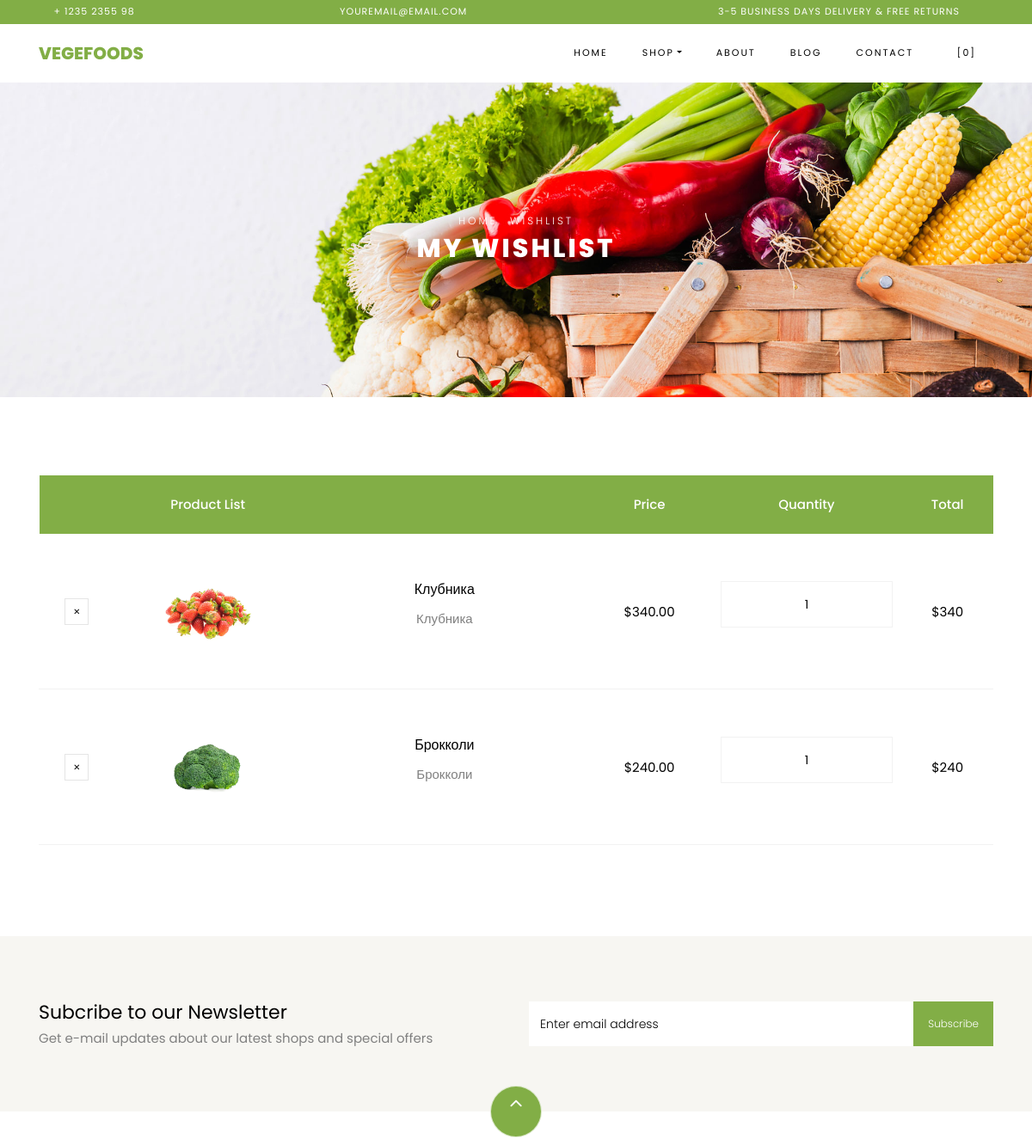
Before: /cart/wishlist/ (signed in, upper part) with the older database file.
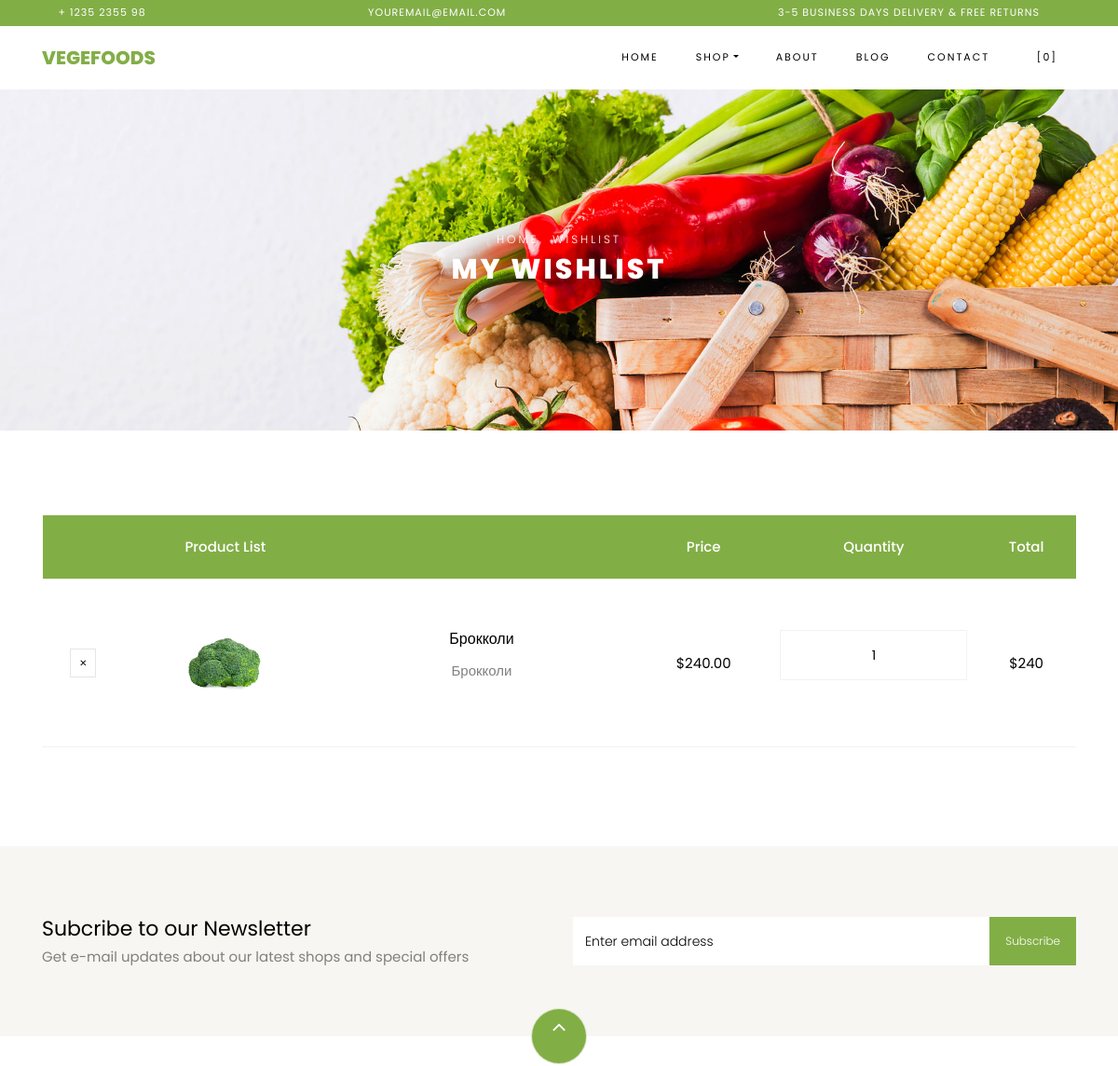
After: the same page with the newer database file.
### apps/cart_shop/models.py (models this page shows, shortened)
class WishlistItem(models.Model):
    wishlist = models.ForeignKey(Wishlist, on_delete=models.CASCADE)
    product = models.ForeignKey(Product, on_delete=models.CASCADE)
    quantity = models.IntegerField(default=1)
    created_at = models.DateTimeField(auto_now_add=True)
    updated_at = models.DateTimeField(auto_now=True)

class Product(models.Model):
    name = models.CharField(max_length=255)
    price = models.DecimalField(max_digits=10, decimal_places=2)
    discount = models.IntegerField(null=True, blank=True)
    description = models.TextField()
    image = models.ImageField(upload_to='static/shop/images', null=True, blank=True)
    created_at = models.DateTimeField(auto_now_add=True)
    updated_at = models.DateTimeField(auto_now=True)

### apps/cart_shop/views.py (the view)
# urls.py: path('wishlist/', WishlistView.as_view(), name='wishlist'),
class WishlistView(View):
    def get(self, request):
        if request.user.is_authenticated:
            wishlist_items = WishlistItem.objects.filter(wishlist__user=request.user)
            data = list(wishlist_items)
            total_price = sum(item.product.price * item.quantity
                                          for item in data)
            context = {'wishlist_items': data,
                       'total_price': total_price,
                       }
            return render(request, 'cart_shop/wishlist.html', context)
        return redirect('auth_shop:login')

### apps/cart_shop/templates/cart_shop/wishlist.html
{% extends 'cart_shop/base_shop.html' %}
{% load static %}
{% block content %}
    <div class="hero-wrap hero-bread" style="background-image: url({% static 'shop/images/bg_1.jpg' %});">
      <div class="container">
        <div class="row no-gutters slider-text align-items-center justify-content-center">
          <div class="col-md-9 ftco-animate text-center">
          	<p class="breadcrumbs"><span class="mr-2"><a href="{% url 'home:index' %}">Home</a></span> <span>Wishlist</span></p>
            <h1 class="mb-0 bread">My Wishlist</h1>
          </div>
        </div>
      </div>
    </div>
    <section class="ftco-section ftco-cart">
			<div class="container">
				<div class="row">
    			<div class="col-md-12 ftco-animate">
    				<div class="cart-list">
	    				<table class="table">
						    <thead class="thead-primary">
						      <tr class="text-center">
						        <th>&nbsp;</th>
						        <th>Product List</th>
						        <th>&nbsp;</th>
						        <th>Price</th>
						        <th>Quantity</th>
						        <th>Total</th>
						      </tr>
						    </thead>
						    <tbody>
							{% for item in wishlist_items %}
						      <tr class="text-center">
						        <td class="product-remove"><a href="{% url 'cart_shop:wishlist_del' item.id %}"><span class="ion-ios-close"></span></a></td>
						        <td class="image-prod"><div class="img" style="background-image:url({{item.product.image.url}});"></div></td>
						        <td class="product-name">
						        	<h3>{{item.product.name}}</h3>
						        	<p>{{item.product.description}}</p>
						        </td>
						        <td class="price">${{item.product.price}}</td>
						        <td class="quantity">
						        	<div class="input-group mb-3">
					             	<input type="text" name="quantity" class="quantity form-control input-number" value="{{item.quantity}}" min="1" max="100">
					          	</div>
					          </td>
						        <td class="total">${% widthratio item.product.price 1 item.quantity %}</td>
						      </tr>
{% endfor %}
						    </tbody>
						  </table>
					  </div>
    			</div>
    		</div>
			</div>
		</section>
		{% endblock %}

Changed rows visible on the page:
removed WishlistItem: product.image (picture), product.name "Клубника", product.description "Клубника", product.price "340.00", quantity "1", product+quantity "340"
